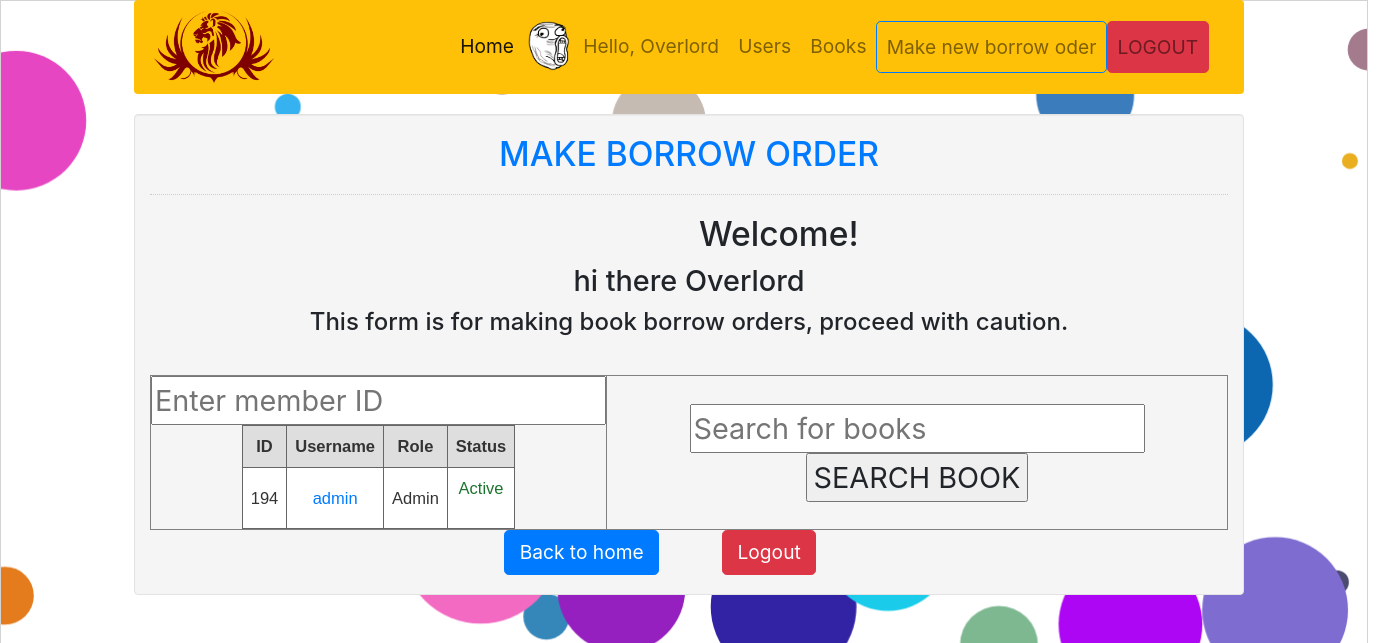
The app's page /view/borrow/borrowForm.php?user-id=194 (signed in) with its own data.
### tables this page shows
CREATE TABLE `member` (
  `mem_id` int(11) NOT NULL,
  `role` int(11) NOT NULL,
  `status` int(11) NOT NULL DEFAULT 0,
  `firstname` varchar(50) NOT NULL,
  `lastname` varchar(50) NOT NULL,
  `username` varchar(30) NOT NULL,
  `password` varchar(12) NOT NULL,
  `avatar` varchar(255) NOT NULL DEFAULT 'default.png',
  `email` varchar(255) NOT NULL,
  `address` varchar(255) NOT NULL,
  `phone` varchar(255) NOT NULL,
  `ticket_history` varchar(255) DEFAULT NULL
);

### view/borrow/borrowForm.php (the view, shortened to what this page needs)
<!DOCTYPE html>
<?php
require '../../model/connection/conn.php';
if ($_SESSION['user']['role'] == 1): {
$sql = "SELECT * FROM `books` ";
$query = $conn->prepare($sql);
$query->execute();
$results = $query->fetchAll(PDO::FETCH_ASSOC);
?>
<html lang="en" xmlns="http://www.w3.org/1999/html">
<head>
    <link rel="stylesheet" type="text/css" href="../../css/bootstrap.css"/>
    <link href="../../css/style.css" rel="stylesheet">
    <link href="//maxcdn.bootstrapcdn.com/bootstrap/4.1.1/css/bootstrap.min.css" rel="stylesheet" id="bootstrap-css">
</head>
<body>
<?php include "../nav.php"; ?>
<div class="container" style="text-align: center">
    <div class="col-md-12 well" style="display: inline-block">
        <h3 class="text-primary">MAKE BORROW ORDER</h3>
        <hr style="border-top:1px dotted #ccc;"/>
        <div class="col-md-2"></div>
        <div>
            <h3>Welcome!</h3>
            <?php
            $id = $_SESSION['user']['mem_id'];
            $sql2 = $conn->prepare("SELECT * FROM `member` WHERE `mem_id`='$id'");
            $sql2->execute();
            $fetch = $sql2->fetch();
            ?>
            <div style="width: auto;
        margin-left: auto;
        margin-right: auto;">
                <h4><?php echo 'hi there ' . $fetch['firstname'] . " " . $fetch['lastname'] ?></h4></div>
            <h5>This form is for making book borrow orders, proceed with caution.</h5>
            <br/>
            <div style="display: inline-block;">
                <form method="post">
                    <table border="1px"
                    <tr>
                        <td>
                            <input type="number" name="user-id" placeholder="Enter member ID"
                                   value="<?php echo (isset($_POST['user-id'])) ? $_POST['user-id'] : '' ?>">
                            <?php if (!empty($_REQUEST['user-id'])): {
                                $keyword = $_REQUEST['user-id'];
                                $sql = "SELECT * FROM `member` WHERE `mem_id` LIKE '%$keyword%' ";
                                $query = $conn->prepare($sql);
                                $query->execute();
                                $results = $query->fetchAll(PDO::FETCH_ASSOC);
                            } ?>
                                <table class="gridtable" border="1px">
                                <tr>
                                    <th>ID</th>
                                    <th>Username</th>
                                    <th>Role</th>
                                    <th>Status</th>
                                </tr>
                                <?php foreach ($results as $key => $item): ?>
                                    <tr>
                                        <td><?php echo $item['mem_id'] ?></td>
                                        <td>
                                            <a href="../user/profile.php?id=<?php echo $item['mem_id'] ?>"> <?php echo $item['username'] ?></a>
                                        </td>
                                        <td><?php if ($item['role'] == 1) {
                                                echo 'Admin';
                                            } else {
                                                echo 'Member';
                                            } ?>
                                        <td><?php if ($item['status'] == 0): ?>
                                                <p style="color: #1c7430">Active</p>
                                            <?php elseif ($item['status'] == 1): ?>
                                                <p style="color: #9A0000">Blocked</p>
                                            <?php endif; ?>
                                        </td>
                                    </tr>
                                <?php endforeach; ?>
                                </tr></table><?php endif; ?>
                        </td>
                        <td>
                            <input type="text" name="keyword" placeholder="Search for books"
                                   value="<?php echo (isset($_POST['keyword'])) ? $_POST['keyword'] : '' ?>">
                            <input type="submit" name="search" value="SEARCH BOOK">
                            <?php if (!empty($_REQUEST['keyword'])): {
                                $keyword = $_POST['keyword'];
                                $sql = "SELECT * FROM `books` WHERE `name` LIKE '%$keyword%'";
                                $query = $conn->prepare($sql);
                                $query->execute();
                                $results = $query->fetchAll(PDO::FETCH_ASSOC);
                            } ?>
                            <table class="gridtable" border="1px">
                                <tr>
                                    <th>Check</th>
                                    <th>Name</th>
                                    <th>Status</th>
                                </tr>
                                <?php foreach ($results as $key => $item): ?>
                                    <tr>
                                        <td><a class="btn btn-outline-primary mr-5"
                                               href="../../model/borrow/borrow.php?user-id=<?php echo $_POST['user-id'] ?>&borrow-this=<?php echo $item['id'] ?>">BORROW
                                                THIS</a></td>
                                        <td>
                                            <a href="../book/profile.php?id=<?php echo $item['id'] ?>"> <?php echo $item['name'] ?></a>
                                        </td>
                                        <td><?php if ($item['status'] == 1) {
                                                echo '<p style="color: #00A000"> Available</p>';
                                            } else {
                                                echo '<p style="color: #9A0000">Unavailable</p>';
                                            } ?></td>
                                    </tr>
                                <?php endforeach; ?>
                                <?php endif; ?></table>
                                <tr>
                                    <td><a class="btn btn-primary mr-5" href="../home.php">Back to home</a></td>
                                    <td><a class="btn btn-danger mr-5" href="../../model/user/logout.php">Logout</a>
                                    </td>
                                </tr>
                </form>
            </div>
        </div>
    </div>
</body>
</html><?php } endif; ?>

### css/style.css (style rules this page uses)
html { font-family: 'Spartan', serif; font-size: 1.2em; }
th,td { font-size: 1.5em; }

### view/borrow/borrowForm.php (style rules this page uses)
table.gridtable { width: auto; margin-left: auto; margin-right: auto; font-family: verdana, arial, sans-serif; font-size: 11px; color: #333333; border-width: 1px; border-color: #666666; border-collapse: collapse; }
table.gridtable th { width: 1px; white-space: nowrap; margin-left: auto; margin-right: auto; border-width: 1px; padding: 8px; border-style: solid; border-color: #666666; background-color: #dedede; }
table.gridtable td { width: 1px; white-space: nowrap; margin-left: auto; margin-right: auto; border-width: 1px; padding: 8px; border-style: solid; border-color: #666666; background-color: #ffffff; }

### records on screen
member: firstname "Overlord", mem_id "194", username "admin", role "Admin", status "Active"

### other values on screen
$_SESSION['user']['firstname'] "Overlord"
